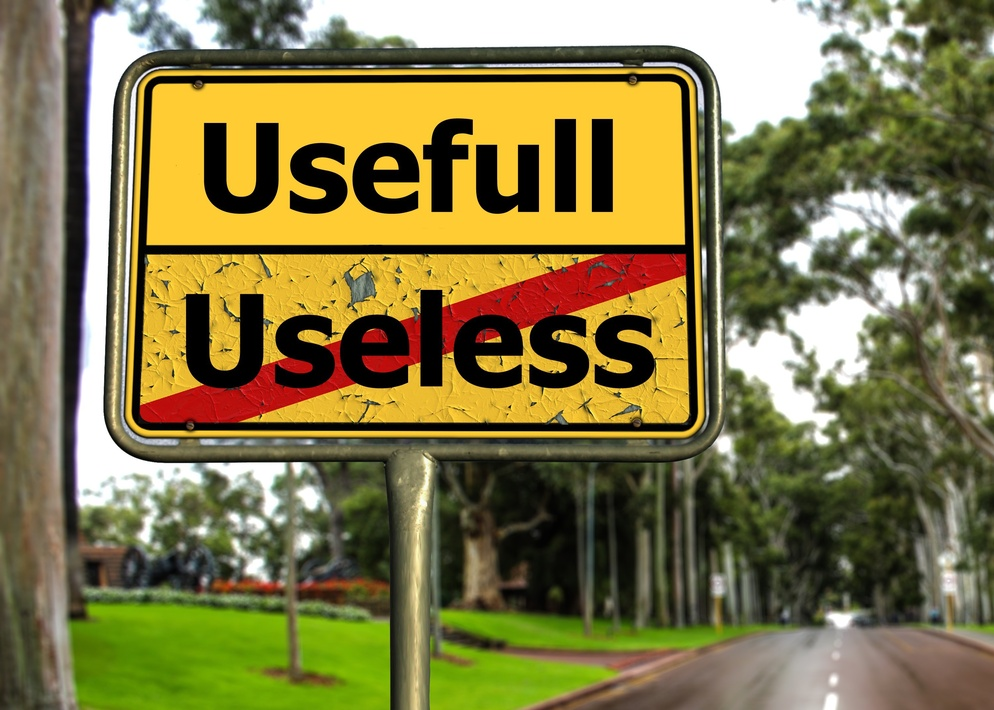
#> input picture usefull-useless.jpg, 994 x 710 px, shrunk from 3008 x 2148 before the run
$ python -i ShadowMaker-deletes-white-threshold.py   (imports and definitions only)
#> lines starting #> are read from the running program, lines starting #| are printed output that depends on the picture
#> further down, picture is the input picture: PIL image 994x710 RGB; mean R, G, B 129.7, 120.3, 72.6
"""
Drag a folder onto ebay_shadow.bat.
For every image in that folder:
  - removes the near-white background (makes it transparent)
  - adds a soft drop shadow below the subject
  - enlarges canvas to fit the shadow
  - saves as PNG named <folder>-001.png, <folder>-002.png, ...
  - deletes the original
Folder-name prefix is truncated to 55 chars.


Setup:
Install Python (check "Add to PATH")
Open Command Prompt and run: pip install Pillow
Put both files on your Desktop
Drag any folder with images onto ebay_shadow.bat


"""

import sys, os, re
from pathlib import Path
from PIL import Image, ImageFilter, ImageChops

# ---- tuning ----
WHITE_THRESHOLD = 230     # pixels brighter than this on all channels => transparent
SHADOW_BLUR     = 15      # softness of the shadow
SHADOW_OPACITY  = 150     # 0-255
SHADOW_OFFSET_Y = 3      # how far below the subject
SHADOW_OFFSET_X = 3
CANVAS_PAD      = 100      # extra space around so shadow isn't clipped
EXTS = {".jpg", ".jpeg", ".png", ".bmp", ".tif", ".tiff", ".webp"}

def remove_white_bg(img: Image.Image) -> Image.Image:
    img = img.convert("RGBA")
    px = img.load()
    w, h = img.size
    for y in range(h):
        for x in range(w):
            r, g, b, a = px[x, y]
            if r >= WHITE_THRESHOLD and g >= WHITE_THRESHOLD and b >= WHITE_THRESHOLD:
                px[x, y] = (255, 255, 255, 0)
    return img

def add_shadow(img: Image.Image) -> Image.Image:
    w, h = img.size
#> w = 994; h = 710
    new_w = w + CANVAS_PAD * 2
#> new_w = 1194
    new_h = h + CANVAS_PAD * 2
#> new_h = 910
    canvas = Image.new("RGBA", (new_w, new_h), (0, 0, 0, 0))
#> canvas: PIL image 1194x910 RGBA; every value is 0

    # build shadow from alpha channel
    alpha = img.split()[-1]
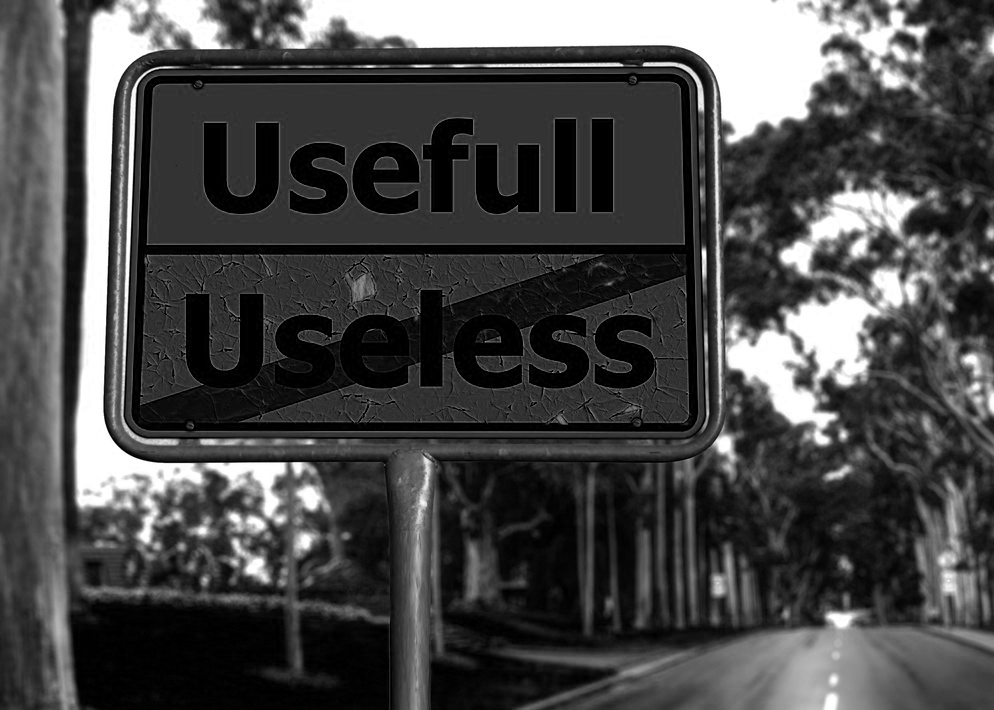
#> alpha: PIL image 994x710 L; min 0, max 255, mean 72.6
    shadow = Image.new("RGBA", (new_w, new_h), (0, 0, 0, 0))
    black = Image.new("RGBA", (w, h), (0, 0, 0, SHADOW_OPACITY))
    shadow.paste(black, (CANVAS_PAD + SHADOW_OFFSET_X, CANVAS_PAD + SHADOW_OFFSET_Y), alpha)
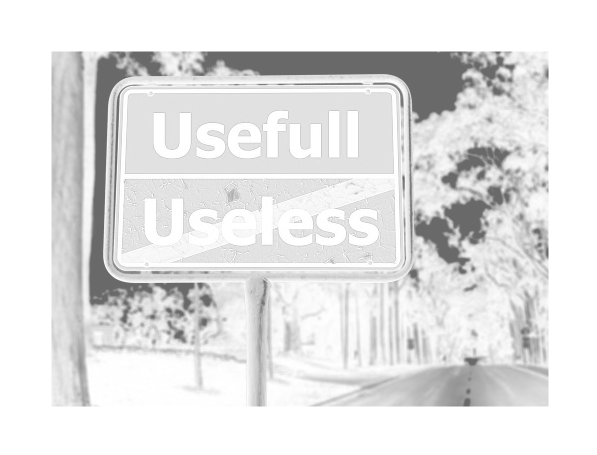
#> shadow: PIL image 1194x910 RGBA (shown at 1/2 size); mean R, G, B, A 0, 0, 0, 27.7; transparent parts drawn white
    shadow = shadow.filter(ImageFilter.GaussianBlur(SHADOW_BLUR))
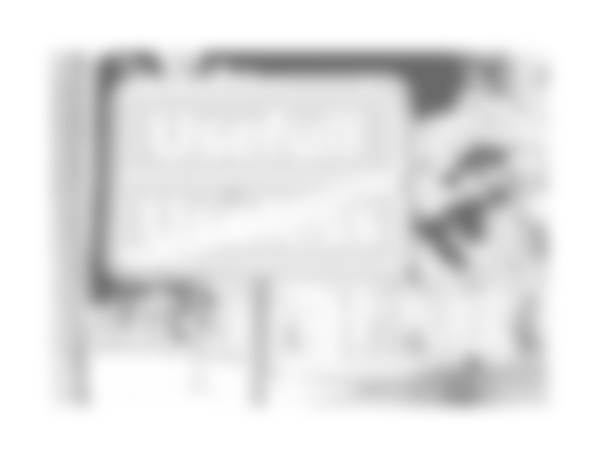
#> shadow: PIL image 1194x910 RGBA (shown at 1/2 size); mean R, G, B, A 0, 0, 0, 27.7; transparent parts drawn white

    canvas = Image.alpha_composite(canvas, shadow)
#> (the run stopped early here; a loop or call above may not have finished)
